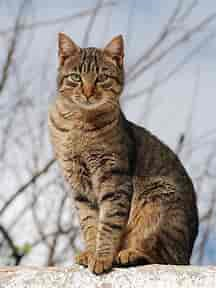
#> input picture Notebooks/Image_Processing/Img_analysis/cat1.png, 216 x 288 px
$ jupyter execute 1.Introduction.ipynb   (older library calls are emulated)
#> lines starting #> are read from the running program, lines starting #| are printed output that depends on the picture
# OPEN CV2.

Opencv is a python wrapper used in machine learning, computer vision, and image processing. This module is commonly used for object detection in images and videos. When intergrated with other open source python libraries such as numpy and  matplotlib it can be optimized for powerful tasks sucj as face and handwritten notes detection.

## 1. Basic Operations.

[cell 1]
# Import modules

import cv2
import numpy as np
import matplotlib as plt
from copy import deepcopy
import matplotlib.pyplot as plt

import warnings
warnings.filterwarnings('ignore')

[cell 2]
#cat1 = cv2.imread("Data/Image samples/cat1.png", 0)
#print(cat1.shape())

# To read image from disk in grey band
img = cv2.imread("Img_analysis/cat1.png", 0)
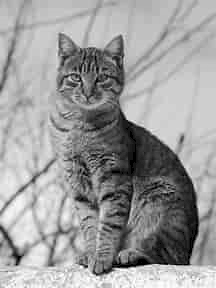
#> img: shape (288, 216); min 0, max 255, mean 155.8
print(f'Image array : \n{img} \n\n Shape (height * width) : {img.shape}')
#> (printed output is left out)

# Read pixel value of the third row , third column , indexing starts at 0
print(f'Pixel in r3 c3 : {img[2,2]}')
#| Pixel in r3 c3 : 179

[cell 3]
# Display a function to display image in a window


# Function
def wind(img):
    # 1.Define window nmae and its size
    cv2.namedWindow("image", cv2.WINDOW_NORMAL)

    # 2. Create window to display
    cv2.imshow("image", img)

    # 3. Hold window for 5 sec or 5000 miliseconds
    # If value is 0 the window will be indefinate
    cv2.waitKey(0)

    # 4. Remove the gui from the screen
    cv2.destroyAllWindows()


# Call function
wind(img)

[cell 4]
# Display image in RGB format

cat1 = cv2.imread("Img_analysis/cat1.png", 1)
#> cat1 is the input picture: shape (288, 216, 3); mean B, G, R 149.7, 153.7, 160.6
wind(cat1)

print(cat1.shape)
#| (288, 216, 3)

[cell 5]
# Draw a circle at coordinates 100, 120

# Create a copy of the image to prevent repeated circle drawings
cat1_cpy = deepcopy(cat1)
# Define center coordinates, circle radius, colour combination(BGR format), and thicknes
circle1 = cv2.circle(cat1_cpy, (100, 120), 50, (20, 10, 200), 10)
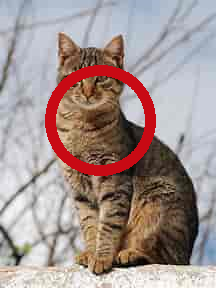
#> circle1: shape (288, 216, 3); mean B, G, R 144.8, 147.5, 164.1
wind(circle1)

# 2. Events.

OpenCV sometimes helps to control and manage different types of mouse events and gives us the flexibility to manage them, they include left click, right click, or double click. Such events can be managed when the window is opened by calling callback functions with commands of behavour needed.

[cell 6]
# Lets write a code that spots the differences in the following two images.
double = cv2.imread("Img_analysis/double_cat.png", 1)
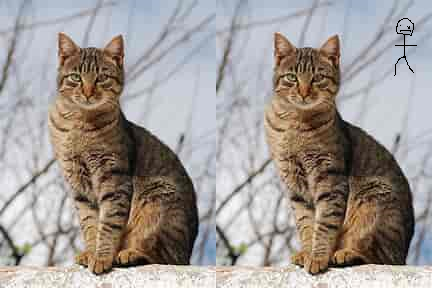
#> input picture Notebooks/Image_Processing/Img_analysis/double_cat.png, 432 x 288 px
#> double is the input picture: shape (288, 432, 3); mean B, G, R 149.4, 153.4, 160.3
wind(double)

<center></center>

[cell 7]
# Create a copy of original images
double_cpy = deepcopy(double)

# Draw a circle in the event of a double click
def drawCircleEvent(event, x, y, flags, param):
    if event == cv2.EVENT_LBUTTONDBLCLK:
        # Draw circle
        cv2.circle(double_cpy, (x, y), 50, (20, 10, 200), 10)

# Define window
cv2.namedWindow("differences", cv2.WINDOW_NORMAL)

# Attach event
cv2.setMouseCallback("differences", drawCircleEvent)


# Use a while loop to keep the window continous
while True:
    cv2.imshow("differences", double_cpy)
    a = cv2.waitKey(1000)       # wait for one second
#> (key Esc is pressed here)

    # Break loop using escape key(code 27)
    if a == 27:
        break

# Destroy all windows when loop stops
cv2.destroyAllWindows()

## 3. Splitting Channels.

[cell 8]
# Read image
cat3 = cv2.imread("Img_analysis/cat2.png", 1)
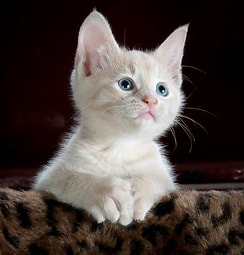
#> input picture Notebooks/Image_Processing/Img_analysis/cat2.png, 244 x 255 px
#> cat3 is the input picture: shape (255, 244, 3); mean B, G, R 62.6, 66.3, 76.2
# wind(cat3)

# Split bands to individual ones
b,g,r = cv2.split(cat3)
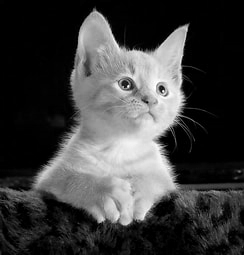
#> b: shape (255, 244); min 0, max 255, mean 62.6
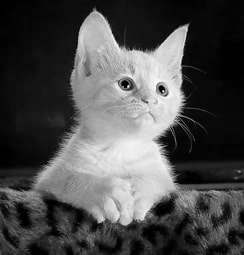
#> r: shape (255, 244); min 0, max 255, mean 76.2

[cell 9]
# View whole image
print(f'IMAGE : \n {cat3} \n---------------\n')
#> (printed output is left out)

# View a band
print(f'Sample band : \n {r} \n----------\n')
#> (printed output is left out)

[cell 10]
# Extracting RGB values of the pixel in 50,50
# Here we have randomly chosen a pixel
# by passing in 100, 100 for height and width.
(B, G, R) = cat3[100, 100]
#> B = 146; G = 159; R = 167

# Displaying the pixel values
print("R = {}, G = {}, B = {}".format(R, G, B))
#| R = 167, G = 159, B = 146

[cell 11]
# Display coloured image
wind(cat3)

<center></center>

[cell 12]
# Find the difference between green and red bands
wind(g-r)
#> in wind (call 6), `cv2.imshow("image", img)`:
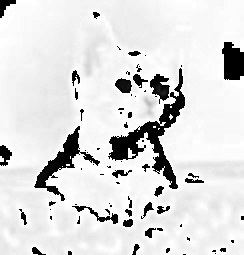
#> window 'image': shape (255, 244); min 0, max 255, mean 220.9

<center></center>

## 4. Resizing, Cropping and Exporting Image.

### 4.1 Resizing.
Resizing is the process of scalling images by reducing the number of pixels. This is an important step in machine learning process that as it directly impacts on the complexity of an algorithm. More pixels reduce speed. Algorithms used in resizing are commonly refered to as interpolation methods, they include : INTER_AREA, INTER_LINEAR and INTER_CUBIC.

#### Effects of resizing.
1. Reducing size removes detail and may make image blurred.
2. Increasing size introduces artifacts or make it pixilated.
3. Differeny interpolation methods have varied effects on smoothness and sharpness.

[cell 13]
# Read image cat7
cat7 = cv2.imread("Img_analysis/cat7.png", 1)
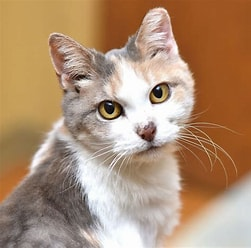
#> input picture Notebooks/Image_Processing/Img_analysis/cat7.png, 251 x 248 px
#> cat7 is the input picture: shape (248, 251, 3); mean B, G, R 116.1, 143.7, 174.8

# Properties
print(f'Properties : \n Type --> {type(cat7)}  \n Shape --> {cat7.shape} \n\
Size/No of pixels --> {cat7.size} \n Dimension --> {cat7.ndim}')
#| Properties :
#|  Type --> <class 'numpy.ndarray'>
#|  Shape --> (248, 251, 3)
#| Size/No of pixels --> 186744
#|  Dimension --> 3

# Display
wind(cat7)
